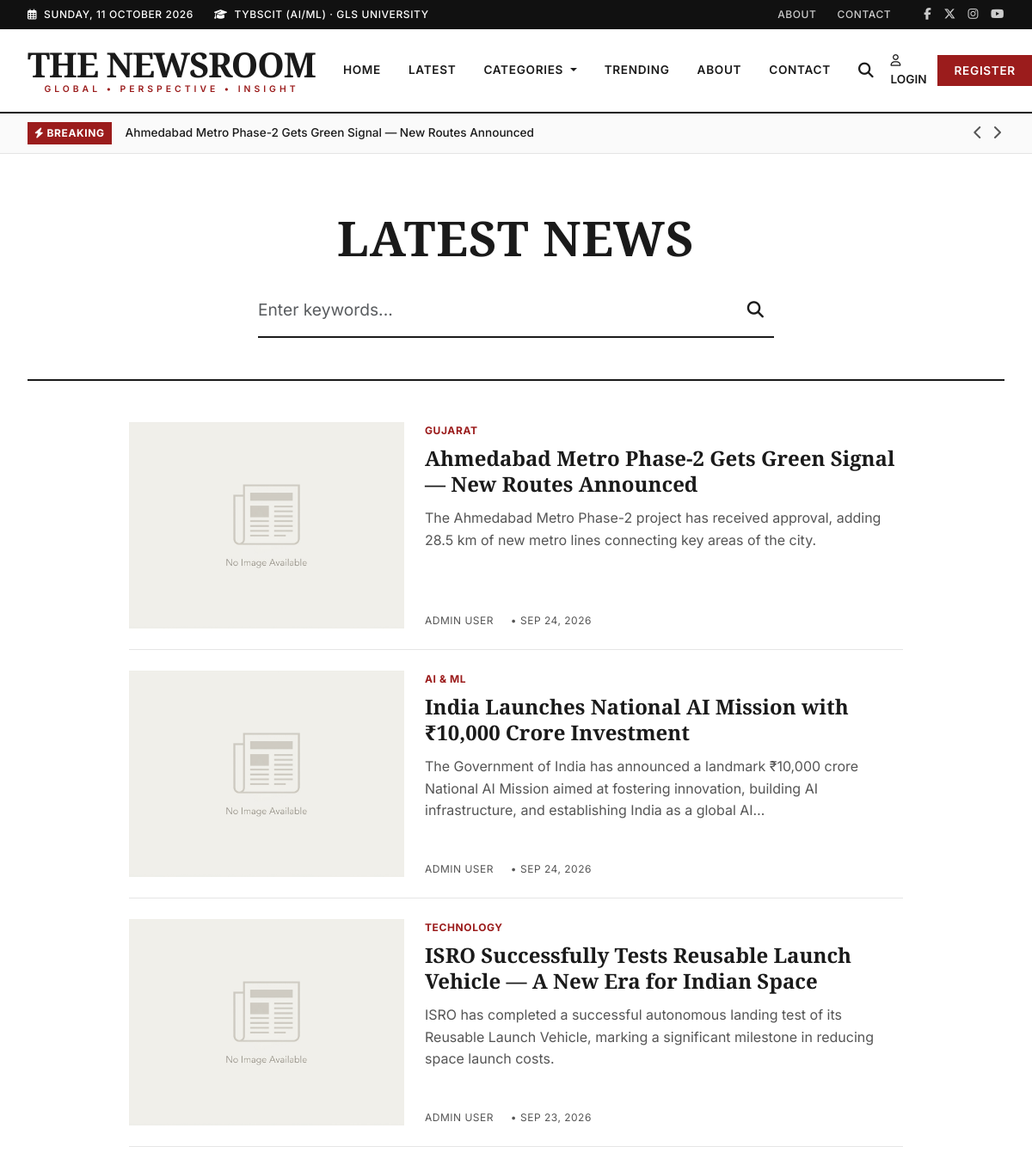
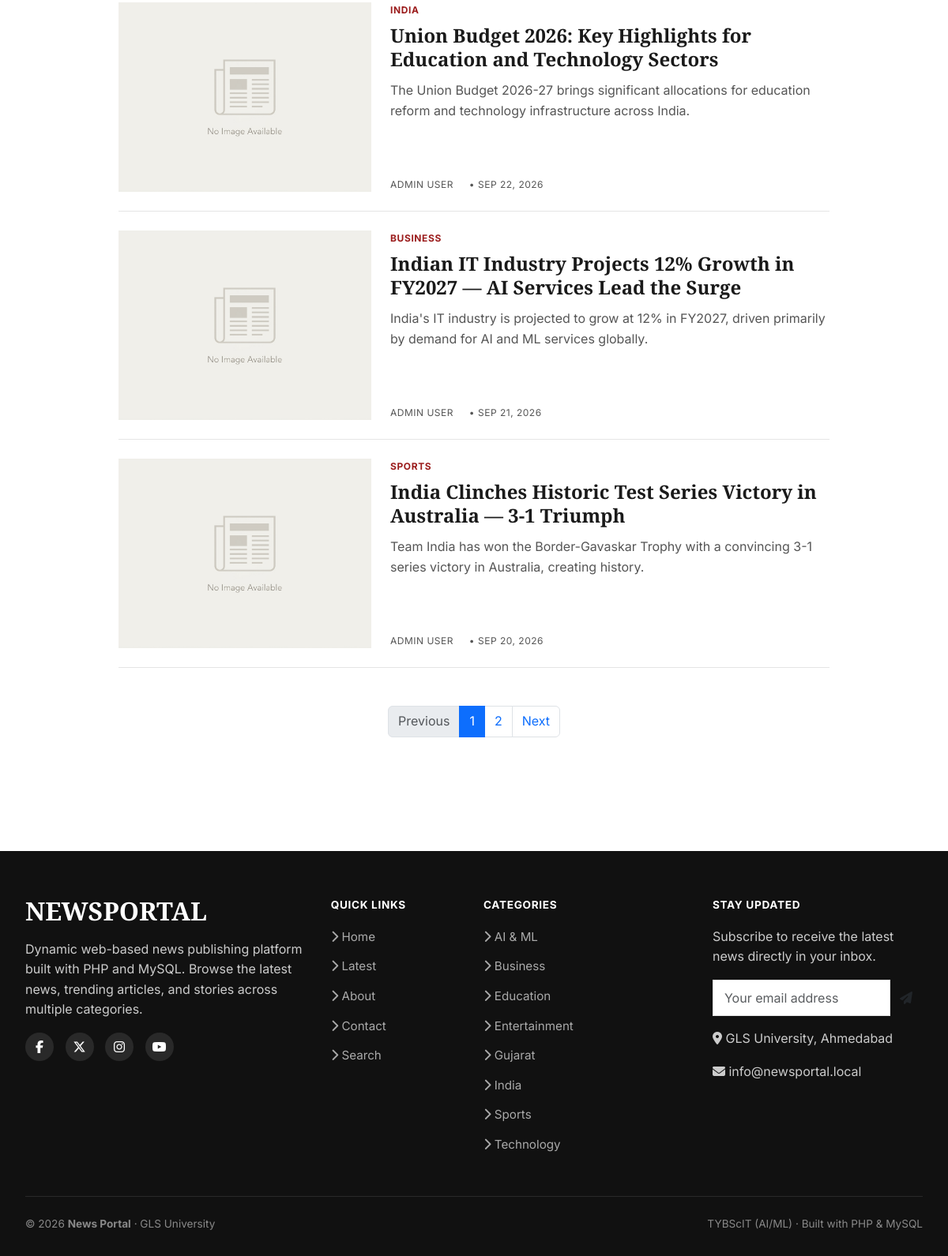
Page /search.php?sort=latest on the committed database (2 pictures, top to bottom).
### tables this page shows
CREATE TABLE IF NOT EXISTS `news` (
    `id`                INT UNSIGNED    NOT NULL AUTO_INCREMENT,
    `category_id`       INT UNSIGNED    NOT NULL,
    `author_id`         INT UNSIGNED    NOT NULL,
    `title`             VARCHAR(255)    NOT NULL,
    `slug`              VARCHAR(280)    NOT NULL,
    `short_description` VARCHAR(500)    NOT NULL,
    `content`           LONGTEXT        NOT NULL,
    `featured_image`    VARCHAR(255)    DEFAULT NULL,
    `status`            ENUM('draft', 'published', 'archived') NOT NULL DEFAULT 'draft',
    `is_featured`       TINYINT(1)      NOT NULL DEFAULT 0,
    `is_breaking`       TINYINT(1)      NOT NULL DEFAULT 0,
    `views`             INT UNSIGNED    NOT NULL DEFAULT 0,
    `published_at`      DATETIME        DEFAULT NULL,
    `created_at`        DATETIME        NOT NULL DEFAULT CURRENT_TIMESTAMP,
    `updated_at`        DATETIME        NOT NULL DEFAULT CURRENT_TIMESTAMP ON UPDATE CURRENT_TIMESTAMP,

    PRIMARY KEY (`id`),
    UNIQUE KEY `uk_news_slug` (`slug`),
    INDEX `idx_news_status_published` (`status`, `published_at`),
    INDEX `idx_news_category` (`category_id`),
    INDEX `idx_news_author` (`author_id`),
    INDEX `idx_news_featured` (`is_featured`),
    INDEX `idx_news_breaking` (`is_breaking`),
    INDEX `idx_news_views` (`views`),

    CONSTRAINT `fk_news_category`
        FOREIGN KEY (`category_id`) REFERENCES `categories` (`id`)
        ON DELETE RESTRICT ON UPDATE CASCADE,

    CONSTRAINT `fk_news_author`
        FOREIGN KEY (`author_id`) REFERENCES `users` (`id`)
        ON DELETE RESTRICT ON UPDATE CASCADE
);

CREATE TABLE IF NOT EXISTS `categories` (
    `id`            INT UNSIGNED    NOT NULL AUTO_INCREMENT,
    `name`          VARCHAR(100)    NOT NULL,
    `slug`          VARCHAR(120)    NOT NULL,
    `description`   TEXT            DEFAULT NULL,
    `status`        ENUM('active', 'inactive') NOT NULL DEFAULT 'active',
    `created_at`    DATETIME        NOT NULL DEFAULT CURRENT_TIMESTAMP,
    `updated_at`    DATETIME        NOT NULL DEFAULT CURRENT_TIMESTAMP ON UPDATE CURRENT_TIMESTAMP,

    PRIMARY KEY (`id`),
    UNIQUE KEY `uk_categories_name` (`name`),
    UNIQUE KEY `uk_categories_slug` (`slug`)
);

CREATE TABLE IF NOT EXISTS `users` (
    `id`            INT UNSIGNED    NOT NULL AUTO_INCREMENT,
    `name`          VARCHAR(100)    NOT NULL,
    `email`         VARCHAR(255)    NOT NULL,
    `password`      VARCHAR(255)    NOT NULL COMMENT 'Stored via password_hash(PASSWORD_DEFAULT)',
    `role`          ENUM('admin', 'editor', 'user') NOT NULL DEFAULT 'user',
    `profile_image` VARCHAR(255)    DEFAULT NULL,
    `status`        ENUM('active', 'inactive') NOT NULL DEFAULT 'active',
    `created_at`    DATETIME        NOT NULL DEFAULT CURRENT_TIMESTAMP,
    `updated_at`    DATETIME        NOT NULL DEFAULT CURRENT_TIMESTAMP ON UPDATE CURRENT_TIMESTAMP,

    PRIMARY KEY (`id`),
    UNIQUE KEY `uk_users_email` (`email`)
);

### search.php (the view, shortened to what the rows shown need)
<?php
require_once __DIR__ . '/includes/functions.php';
$queryParam = $_GET['q'] ?? '';
$searchQuery = trim($queryParam);
$sort = $_GET['sort'] ?? '';
$page = isset($_GET['page']) ? (int)$_GET['page'] : 1;
$newsList = [];
if ($searchQuery !== '' || in_array($sort, ['latest', 'trending'])) {
    try {
        $pdo = connectDB();
        $whereSql = "WHERE n.status = 'published'";
        $paramsCount = [];
        $orderSql = "ORDER BY n.published_at DESC";
        $countSql = "SELECT COUNT(*) FROM news n $whereSql";
        $countStmt = $pdo->prepare($countSql);
        $countStmt->execute($paramsCount);
        $totalItems = $countStmt->fetchColumn();
        $itemsPerPage = 6;
        $pagination = paginate($totalItems, $itemsPerPage, $page);
        if ($totalItems > 0) {
            $newsSql = "SELECT n.*, c.name as category_name, c.slug as category_slug, u.name as author_name
                        FROM news n
                        JOIN categories c ON n.category_id = c.id
                        JOIN users u ON n.author_id = u.id
                        $whereSql
                        $orderSql
                        LIMIT :limit OFFSET :offset";
            $newsStmt = $pdo->prepare($newsSql);
            $newsStmt->bindValue(':limit', $itemsPerPage, PDO::PARAM_INT);
            $newsStmt->bindValue(':offset', $pagination['offset'], PDO::PARAM_INT);
            $newsStmt->execute();
            $newsList = $newsStmt->fetchAll();
        }
    } catch (Exception $e) {
        setFlashMessage("An error occurred while fetching news.", "error");
        redirect('index.php');
        exit;
    }
}
$headingTitle = 'Search';
if ($searchQuery !== '') {
    $pageTitle = 'Search Results for "' . e($searchQuery) . '" | News Portal';
    $headingTitle = 'Search Results';
} elseif ($sort === 'latest') {
    $headingTitle = 'Latest News';
} elseif ($sort === 'trending') {
    $pageTitle = 'Trending News | News Portal';
    $headingTitle = 'Trending News';
}
require_once __DIR__ . '/includes/header.php';
require_once __DIR__ . '/includes/navbar.php';
?>
<main class="search-page py-5">
    <div class="container">
        <div class="text-center mb-5 pb-5" style="border-bottom: 2px solid var(--ink);">
            <h1 class="section-title mb-4" style="font-size: 3.5rem; text-transform: uppercase;">
                <?= e($headingTitle) ?>
            </h1>
        </div>
        <?php if ($searchQuery === '' && !in_array($sort, ['latest', 'trending'])): ?>
            <div class="text-center py-5">
                <div class="empty-state">
                    <i class="fas fa-search mb-4" style="font-size: 4rem; color: var(--line);"></i>
                    <h3 style="color: var(--muted); font-family: var(--font-display); font-size: 1.8rem;">Looking for something?</h3>
                    <p style="color: var(--muted); font-size: 1.1rem;">Enter a keyword above to search the publication.</p>
                </div>
            </div>
        <?php else: ?>
            <div class="mb-5 mx-auto" style="max-width: 900px;">
                <?php foreach ($newsList as $news): ?>
                <div class="d-flex flex-column flex-md-row gap-4 pb-4 mb-4" style="border-bottom: 1px solid var(--line);">
                    <a href="<?= buildUrl('news.php', ['slug' => $news['slug']]) ?>" style="flex-shrink: 0; display: block; width: 100%; max-width: 320px;">
                        <img src="<?= e(newsImageUrl($news['featured_image'])) ?>" alt="<?= e($news['title']) ?>" loading="lazy" style="width: 100%; aspect-ratio: 4/3; object-fit: cover; border-radius: 0;">
                    </a>
                    <div class="d-flex flex-column justify-content-center">
                        <a href="<?= buildUrl('category.php', ['slug' => $news['category_slug']]) ?>" class="story-cat mb-2" style="align-self: flex-start;">
                            <?= e($news['category_name']) ?>
                        </a>
                        <h3 class="story-title" style="font-size: 1.5rem; margin-bottom: 12px; line-height: 1.25;">
                            <a href="<?= buildUrl('news.php', ['slug' => $news['slug']]) ?>" style="color: var(--ink);">
                                <?= e($news['title']) ?>
                            </a>
                        </h3>
                        <p class="story-excerpt mb-3" style="font-size: 1rem; color: var(--muted); line-height: 1.6;">
                            <?= e(excerpt($news['short_description'] ?: $news['content'], 180)) ?>
                        </p>
                        <div class="story-meta mt-auto text-uppercase" style="font-size: 0.75rem; letter-spacing: 0.5px;">
                            <span class="me-3"><?= e($news['author_name']) ?></span>
                            <span class="me-3">&bull; <?= formatDate($news['published_at'], 'M j, Y') ?></span>
                        </div>
                    </div>
                </div>
                <?php endforeach; ?>
            </div>
        <?php endif; ?>
    </div>
</main>
<?php
require_once __DIR__ . '/includes/footer.php';
?>

### includes/navbar.php (shortened to what the rows shown need)
<?php
$breakingNews = [];
try {
    $pdo = connectDB();
    $stmt = $pdo->query("SELECT name, slug FROM categories WHERE status = 'active' ORDER BY name ASC");
    $navCategories = $stmt->fetchAll();
    $breakStmt = $pdo->query("SELECT title, slug FROM news WHERE status = 'published' AND is_breaking = 1 ORDER BY published_at DESC LIMIT 5");
    $breakingNews = $breakStmt->fetchAll();
} catch (Exception $e) {
    $navCategories = [];
    $breakingNews = [];
}
?>
<?php if (!empty($breakingNews)): ?>
<div class="breaking-bar" role="region" aria-label="Breaking News">
    <div class="container">
        <span class="breaking-label">
            <i class="fas fa-bolt" aria-hidden="true"></i> BREAKING
        </span>
        <div class="breaking-text" id="breakingText" aria-live="polite">
            <a href="<?= buildUrl('news.php', ['slug' => $breakingNews[0]['slug']]) ?>">
                <?= e($breakingNews[0]['title']) ?>
            </a>
        </div>
        <?php if (count($breakingNews) > 1): ?>
        <div class="breaking-nav">
            <button type="button" id="breakingPrev" aria-label="Previous breaking story"><i class="fas fa-chevron-left" aria-hidden="true"></i></button>
            <button type="button" id="breakingNext" aria-label="Next breaking story"><i class="fas fa-chevron-right" aria-hidden="true"></i></button>
        </div>
        <?php endif; ?>
    </div>
</div>
<?php endif; ?>

### includes/footer.php (shortened to what the rows shown need)
<footer class="site-footer">
    <div class="container">
        <div class="row g-4">
            <div class="col-lg-3 col-md-6">
                <ul class="footer-links">
                    <?php if (!empty($navCategories)): ?>
                        <?php foreach (array_slice($navCategories, 0, 8) as $cat): ?>
                            <li>
                                <a href="<?= buildUrl('category.php', ['slug' => $cat['slug']]) ?>">
                                    <i class="fas fa-chevron-right"></i> <?= e($cat['name']) ?>
                                </a>
                            </li>
                        <?php endforeach; ?>
                    <?php endif; ?>
                </ul>
            </div>
        </div>
    </div>
</footer>
</body>
</html>

### rows in the picture
news: title "Ahmedabad Metro Phase-2 Gets Green Signal — New Routes Announced", category.name "GUJARAT", short_description "The Ahmedabad Metro Phase-2 project has received approval, adding 28.5 km of new metro lines connecting key areas of the city.", author.name "ADMIN USER", published_at "SEP 24, 2026"
news: category.name "AI & ML", title "India Launches National AI Mission with ₹10,000 Crore Investment", short_description "The Government of India has announced a landmark ₹10,000 crore National AI Mission aimed at fostering innovation, building AI infrastructure, and establishing India as a global AI…", author.name "ADMIN USER", published_at "SEP 24, 2026"
news: category.name "TECHNOLOGY", title "ISRO Successfully Tests Reusable Launch Vehicle — A New Era for Indian Space", short_description "ISRO has completed a successful autonomous landing test of its Reusable Launch Vehicle, marking a significant milestone in reducing space launch costs.", author.name "ADMIN USER", published_at "SEP 23, 2026"
news: category.name "INDIA", title "Union Budget 2026: Key Highlights for Education and Technology Sectors", short_description "The Union Budget 2026-27 brings significant allocations for education reform and technology infrastructure across India.", author.name "ADMIN USER", published_at "SEP 22, 2026"
news: category.name "BUSINESS", title "Indian IT Industry Projects 12% Growth in FY2027 — AI Services Lead the Surge", short_description "India's IT industry is projected to grow at 12% in FY2027, driven primarily by demand for AI and ML services globally.", author.name "ADMIN USER", published_at "SEP 21, 2026"
news: category.name "SPORTS", title "India Clinches Historic Test Series Victory in Australia — 3-1 Triumph", short_description "Team India has won the Border-Gavaskar Trophy with a convincing 3-1 series victory in Australia, creating history.", author.name "ADMIN USER", published_at "SEP 20, 2026"
categories: name "AI & ML"
categories: name "Business"
categories: name "Education"
categories: name "Entertainment"
categories: name "Gujarat"
categories: name "India"
categories: name "Sports"
categories: name "Technology"

### other values in the picture
$headingTitle "LATEST NEWS"
APP_NAME "News Portal"
